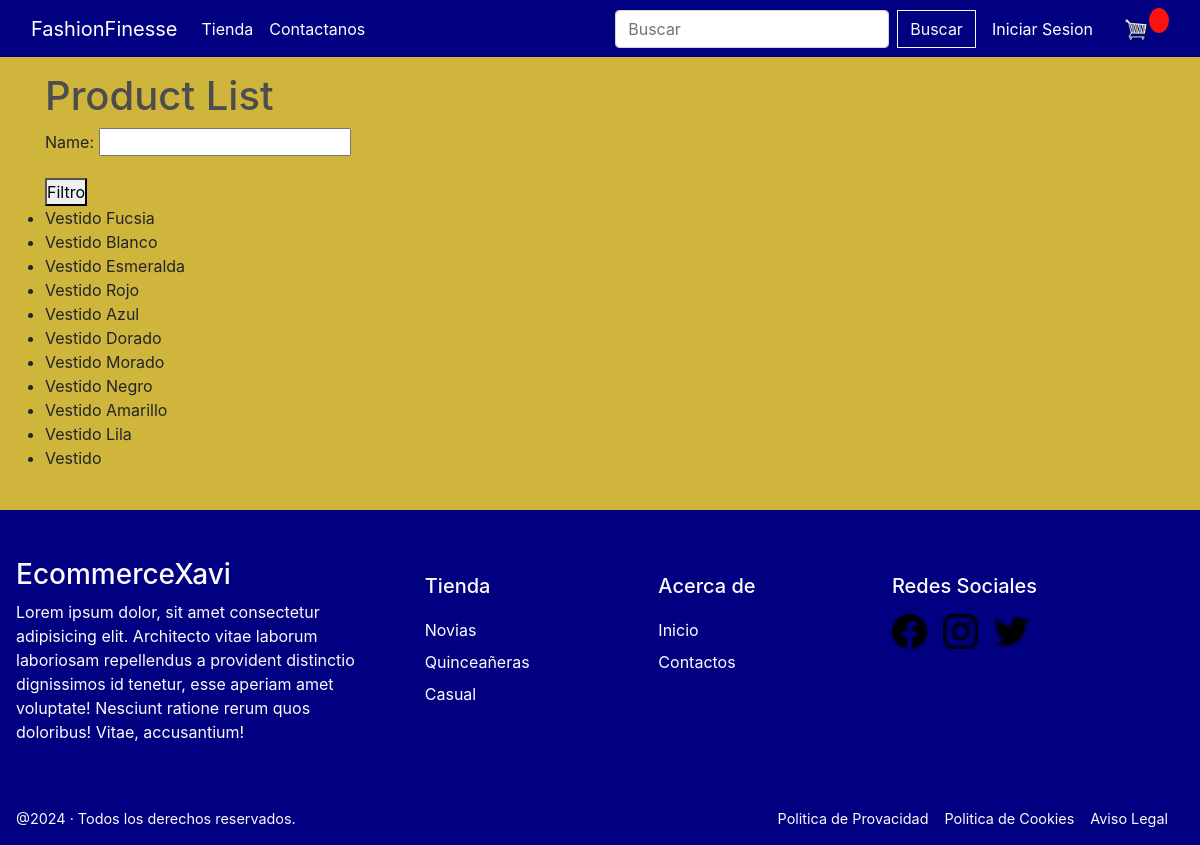
The page /product_list/ on the database as committed earlier.
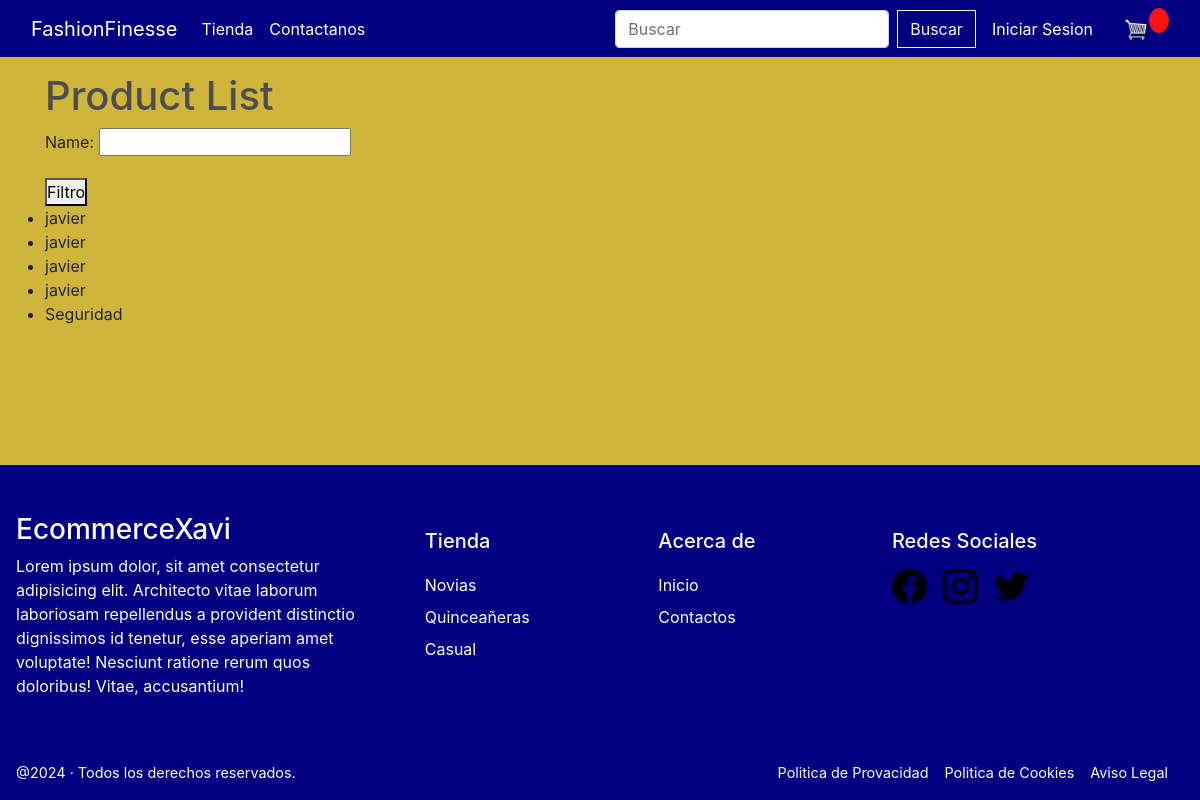
The same page on the database as committed later.
### store/models.py (models this page shows, shortened)
class Product(models.Model):
    name = models.CharField(max_length=200)
    price = models.FloatField()
    digital = models.BooleanField(default=False, null=True, blank=True)
    image = models.ImageField(null=True, blank=True)
    category = models.ForeignKey(Category, on_delete=models.SET_NULL, null=True, blank=True)

### store/views.py (the view)
# urls.py: path('product_list/', views.product_list, name='product_list'),
def product_list(request):
    categories = Category.objects.all()
    if request.method == 'POST':
        form = CategoryForm(request.POST)
        if form.is_valid():
            category_name = form.cleaned_data['name']
            category = Category.objects.get(name=category_name)
            products = Product.objects.filter(category=category)
    else:
        products = Product.objects.all()
    form = CategoryForm()
    context = {
        'products': products,
        'form': form,
        'categories': categories
    }
    return render(request, 'store/product_list.html', context)

### store/forms.py
class CategoryForm(forms.ModelForm):
    class Meta:
        model = Category
        fields = '__all__'

### store/templates/store/product_list.html (shortened to what this page needs)
{% extends 'store/main.html' %}
{% load static %}
{% block content %}
<div class="container-form">
    <h1>Product List</h1>
    <form method="POST">
        {{ form.as_p }}
        <button type="submit">Filtro</button>
    </form>
    <ul>
        {% for product in products %}
        <li>{{ product.name }}</li>
        {% endfor %}
    </ul>
</div>
{% endblock %}

Rows that differ between the two databases and show on the page:
removed Product: name "Vestido Fucsia"
removed Product: name "Vestido Blanco"
removed Product: name "Vestido Esmeralda"
removed Product: name "Vestido Rojo"
removed Product: name "Vestido Azul"
removed Product: name "Vestido Dorado"
removed Product: name "Vestido Morado"
removed Product: name "Vestido Negro"
removed Product: name "Vestido Amarillo"
removed Product: name "Vestido"
added Product: name "javier"
added Product: name "javier"
added Product: name "javier"
added Product: name "javier"
changed Product: name "Vestido Lila" → "Seguridad"
